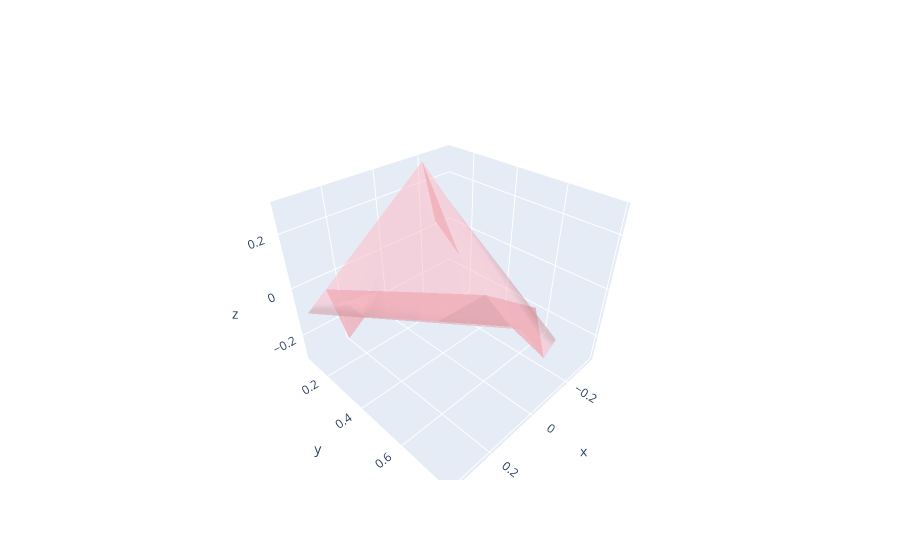

The notebook cell saved with this chart:
### Code cell
fig = go.Figure(data=[
        go.Mesh3d(x=vertices[:,0], y=vertices[:,1], z=vertices[:,2],color='lightpink', opacity=0.50)])
fig.show()
